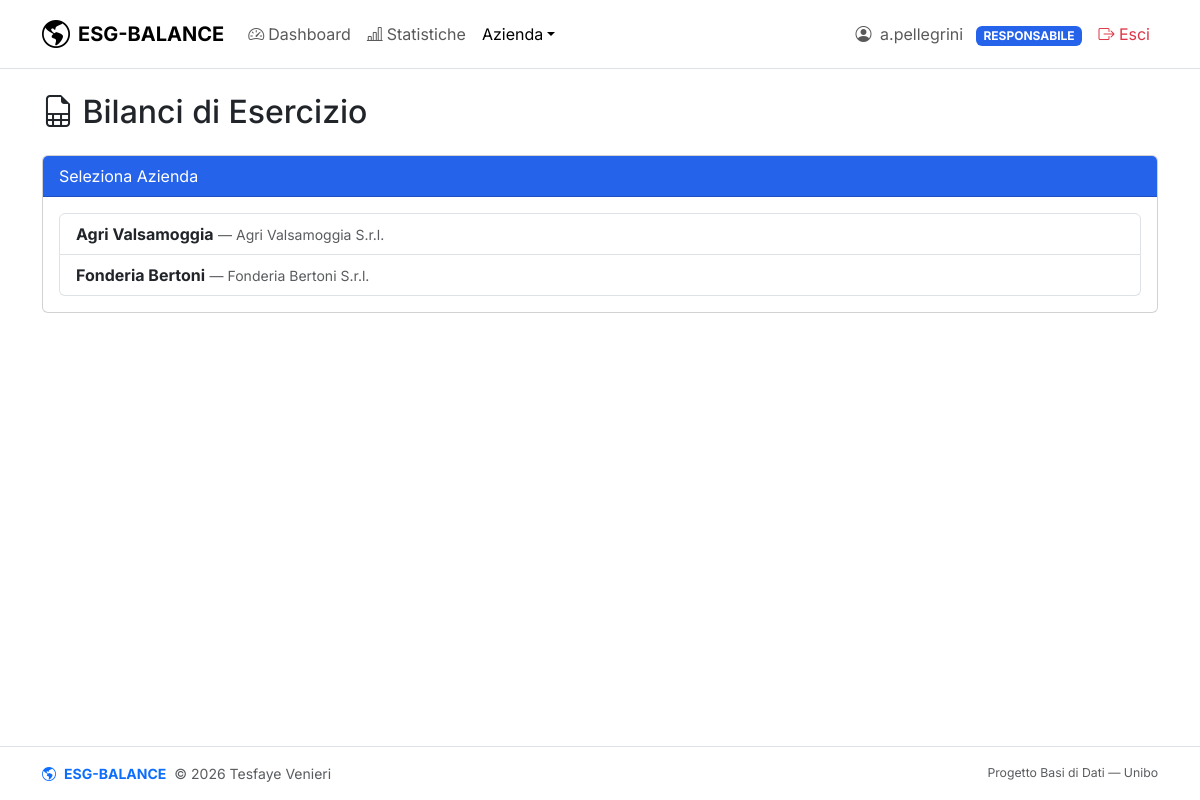
The app's page /pages/responsabile/bilancio.php (signed in) with its own data.
### tables this page shows
CREATE TABLE aziende (
    id                      INT             NOT NULL AUTO_INCREMENT,
    nome                    VARCHAR(150)    NOT NULL,
    ragione_sociale         VARCHAR(200)    NOT NULL,
    partita_iva             VARCHAR(11)     NOT NULL,
    settore                 VARCHAR(100)    DEFAULT NULL,
    num_dipendenti          INT             DEFAULT NULL,
    logo                    VARCHAR(255)    DEFAULT NULL,
    nr_bilanci              INT             DEFAULT 0,
    username_responsabile   VARCHAR(50)     NOT NULL,
    PRIMARY KEY (id),
    UNIQUE KEY (ragione_sociale),
    UNIQUE KEY (partita_iva),
    FOREIGN KEY (username_responsabile) REFERENCES responsabili(username) ON DELETE CASCADE
);

### includes/db.php (called while the page is built, shortened)
<?php
function query(string $sql, array $params = []): array
{
    $pdo = getDBConnection();
    $stmt = $pdo->prepare($sql);
    $stmt->execute($params);
    return $stmt->fetchAll();
}

### pages/responsabile/bilancio.php (the view, shortened to what this page needs)
<?php
require_once __DIR__ . '/../../includes/db.php';
$username = currentUser();
$azienda = null;
$aziende = query(
    "SELECT id, nome, ragione_sociale FROM aziende WHERE username_responsabile = ? ORDER BY nome",
    [$username]
);
require_once __DIR__ . '/../../includes/header.php';
?>
<h2 class="mb-4"><i class="bi bi-file-earmark-spreadsheet"></i> Bilanci di Esercizio</h2>
<?php if (!$azienda): ?>
    <div class="card">
        <div class="card-header bg-accent text-white">Seleziona Azienda</div>
        <div class="card-body">
            <?php if (empty($aziende)): ?>
                <p class="text-muted">Nessuna azienda registrata. <a href="aziende.php">Registrane una</a>.</p>
            <?php else: ?>
                <div class="list-group">
                    <?php foreach ($aziende as $a): ?>
                        <a href="bilancio.php?azienda=<?php echo $a['id']; ?>" class="list-group-item list-group-item-action">
                            <strong><?php echo htmlspecialchars($a['nome']); ?></strong>
                            <small class="text-muted">— <?php echo htmlspecialchars($a['ragione_sociale']); ?></small>
                        </a>
                    <?php endforeach; ?>
                </div>
            <?php endif; ?>
        </div>
    </div>
<?php endif; ?>
<?php require_once __DIR__ . '/../../includes/footer.php'; ?>

### assets/css/style.css (style rules this page uses)
body { font-family: 'Inter', sans-serif; min-height: 100vh; display: flex; flex-direction: column; }
.bg-accent { background-color: #2563eb !important; }
.card { margin-bottom: 1.5rem; }

### records on screen
aziende: nome "Agri Valsamoggia", ragione_sociale "Agri Valsamoggia S.r.l."
aziende: nome "Fonderia Bertoni", ragione_sociale "Fonderia Bertoni S.r.l."

### other values on screen
$current_user "a.pellegrini"
$current_role "RESPONSABILE"
